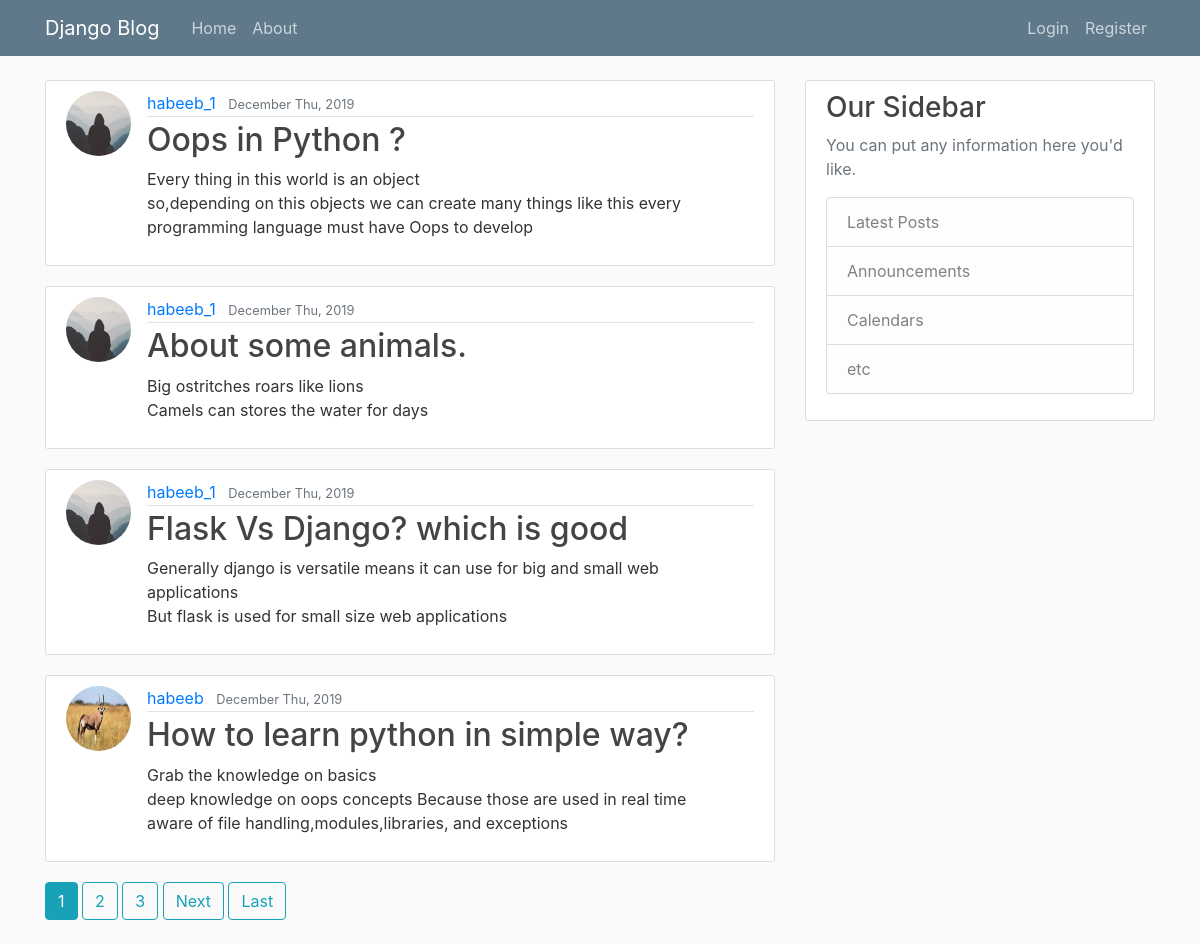
The page / on the database its author committed.
### app1/models.py (models this page shows, shortened)
class post(models.Model):
    title = models.CharField(max_length=100)
    content = models.TextField()
    date_posted = models.DateTimeField(default = timezone.now)
    author = models.ForeignKey(User,on_delete = models.CASCADE)

### users/models.py (models this page shows, shortened)
class profile(models.Model):
    user = models.OneToOneField(User,on_delete = models.CASCADE)
    image = models.ImageField(default='default.jpg',upload_to='profile_pics')

### app1/views.py (the view)
# urls.py: path('',PostListView.as_view(),name = 'Blog-home'),#for all posts
class PostListView(ListView):
    model = post
    template_name = 'app1/home.html'
    context_object_name = 'posts'
    ordering = ['-date_posted']
    paginate_by = 4

### app1/templates/app1/home.html (shortened to what this page needs)
{% extends 'app1/base.html' %}
{% block content %}
    {% for post in posts %}
        <article class="media content-section">
        <img class = 'rounded-circle article-img' src = {{post.author.profile.image.url}}>
            <div class="media-body">
              <div class="article-metadata">
                <a class="mr-2" href="{% url 'user-posts' post.author.username %}">{{ post.author }}</a>
                <small class="text-muted">{{ post.date_posted|date:'F D, Y' }}</small>
              </div>
              <h2><a class="article-title" href="{% url 'post-detail' post.id %}">{{ post.title }}</a></h2>
              <p class="article-content">{{ post.content }}</p>
            </div>
        </article>
    {% endfor %}
    {% if is_paginated %}
      {% for num in page_obj.paginator.page_range %}
        {% if page_obj.number == num %}
          <a class="btn btn-info mb-4" href="?page={{ num }}">{{ num }}</a>
        {% elif num > page_obj.number|add:'-3' and num < page_obj.number|add:'3' %}
          <a class="btn btn-outline-info mb-4" href="?page={{ num }}">{{ num }}</a>
        {% endif %}
      {% endfor %}
      {% if page_obj.has_next %}
        <a class="btn btn-outline-info mb-4" href="?page={{ page_obj.next_page_number }}">Next</a>
        <a class="btn btn-outline-info mb-4" href="?page={{ page_obj.paginator.num_pages }}">Last</a>
      {% endif %}
    {% endif %}
{% endblock content %}

### app1/templates/app1/base.html (shortened to what this page needs)
{% load static %}
<!DOCTYPE html>
<html>
    <head>
        <link rel="stylesheet" href="https://maxcdn.bootstrapcdn.com/bootstrap/4.0.0/css/bootstrap.min.css">
        <link rel="stylesheet" type = "text/css" href="{% static 'app1/main.css'%}">
    </head>
    <body>
        <header class="site-header">
                <nav class="navbar navbar-expand-md navbar-dark bg-steel fixed-top">
                    <div class="container">
                    <a class="navbar-brand mr-4" href="/">Django Blog</a>
                    <div class="collapse navbar-collapse" id="navbarToggle">
                        <div class="navbar-nav mr-auto">
                        <a class="nav-item nav-link" href="{% url 'Blog-home'%}">Home</a>
                        <a class="nav-item nav-link" href="{% url 'Blog-about'%}">About</a>
                        </div>
                        <div class="navbar-nav">
                        {% if user.is_authenticated %}
                            <a class="nav-item nav-link" href="{% url 'post-create' %}">New Post</a>
                            <a class="nav-item nav-link" href="{% url 'profile' %}">profile</a>
                            <a class="nav-item nav-link" href="{% url 'logout' %}">Logout</a>
                        {% else %}
                            <a class="nav-item nav-link" href="{% url 'login' %}">Login</a>
                            <a class="nav-item nav-link" href="{% url 'register' %}">Register</a>
                        {% endif %}
                        </div>
                    </div>
                    </div>
                </nav>
            </header>
        <main role="main" class="container">
            <div class="row">
                <div class="col-md-8">
                {% block content %}{% endblock %}
                </div>
                <div class="col-md-4">
                <div class="content-section">
                    <h3>Our Sidebar</h3>
                    <p class='text-muted'>You can put any information here you'd like.
                    <ul class="list-group">
                        <li class="list-group-item list-group-item-light">Latest Posts</li>
                        <li class="list-group-item list-group-item-light">Announcements</li>
                        <li class="list-group-item list-group-item-light">Calendars</li>
                        <li class="list-group-item list-group-item-light">etc</li>
                    </ul>
                    </p>
                </div>
                </div>
            </div>
        </main>
    </body>
</html>

### app1/static/app1/main.css (style rules this page uses)
body { background: #fafafa; color: #333333; margin-top: 5rem; }
h1, h2, h3, h4, h5, h6 { color: #444444; }
ul { margin: 0; }
.bg-steel { background-color: #5f788a; }
.site-header .navbar-nav .nav-link { color: #cbd5db; }
.content-section { background: #ffffff; padding: 10px 20px; border: 1px solid #dddddd; border-radius: 3px; margin-bottom: 20px; }
.article-title { color: #444444; }
.article-content { white-space: pre-line; }
.article-img { height: 65px; width: 65px; margin-right: 16px; }
.article-metadata { padding-bottom: 1px; margin-bottom: 4px; border-bottom: 1px solid #e3e3e3 }

### rows shown on the page
post: author.profile.image (placeholder picture), author "habeeb_1", date_posted "December Thu, 2019", title "Oops in Python ?", content "Every thing in this world is an object so,depending on this objects we can create many things like this every programming language must have Oops to develop"
post: author.profile.image (placeholder picture), author "habeeb_1", date_posted "December Thu, 2019", title "About some animals.", content "Big ostritches roars like lions Camels can stores the water for days"
post: author.profile.image (placeholder picture), author "habeeb_1", date_posted "December Thu, 2019", title "Flask Vs Django? which is good", content "Generally django is versatile means it can use for big and small web applications But flask is used for small size web applications"
post: author.profile.image (picture), author "habeeb", date_posted "December Thu, 2019", title "How to learn python in simple way?", content "Grab the knowledge on basics deep knowledge on oops concepts Because those are used in real time aware of file handling,modules,libraries, and exceptions"

### other values the page prints
{{ num }} "1"
{{ num }} "2" "3"
